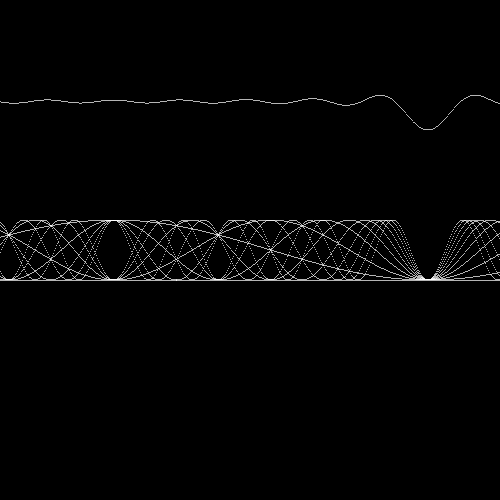
Frame 1 (no input)
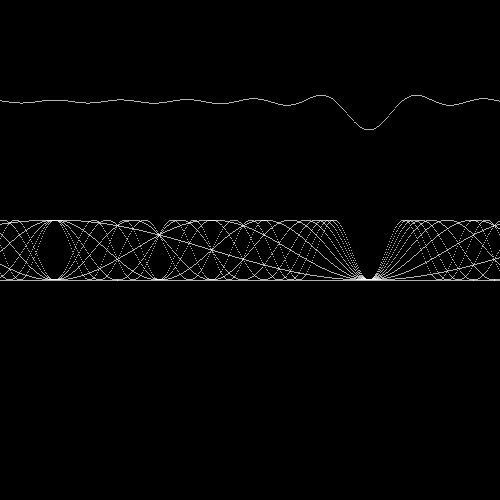
Frame 60 (the mouse pressed at the canvas centre just before this capture)
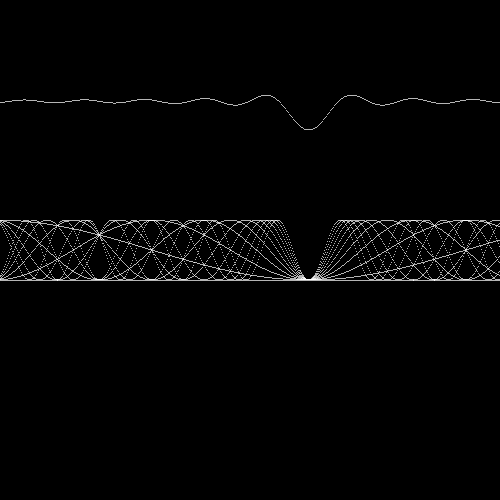
Frame 120 (the mouse held since frame 60 and released just before this capture)

The Processing sketch that drew these frames (run headless with seeded random() and noise(); from frame 60 on, the mouse is pressed at the canvas centre):

// Processing sketch: wvs
// ── wvs.pde
void setup() {
  size(500,500);
  stroke(255);
  strokeWeight(1);
}
float freq = 20;
float ps = 10;
void mousePressed() {
  ps+=1;
}
float wave(float x,float p) {
  return cos((freq+x)*p)*30;
}
void draw() {
  background(0);
  float init = float(frameCount)/1;
  translate(0,height/2);
  for (float i=init;i<width+init;i++){
   
     
      float y=0;
    for(float p=0;p<ps;p++){
      y+=wave(i/10,p/10);
      point(i-init,wave(i/10,p/10));
    }
    y = y/ps;
    point(i-init,-150+y);
    //point(
  }
}
